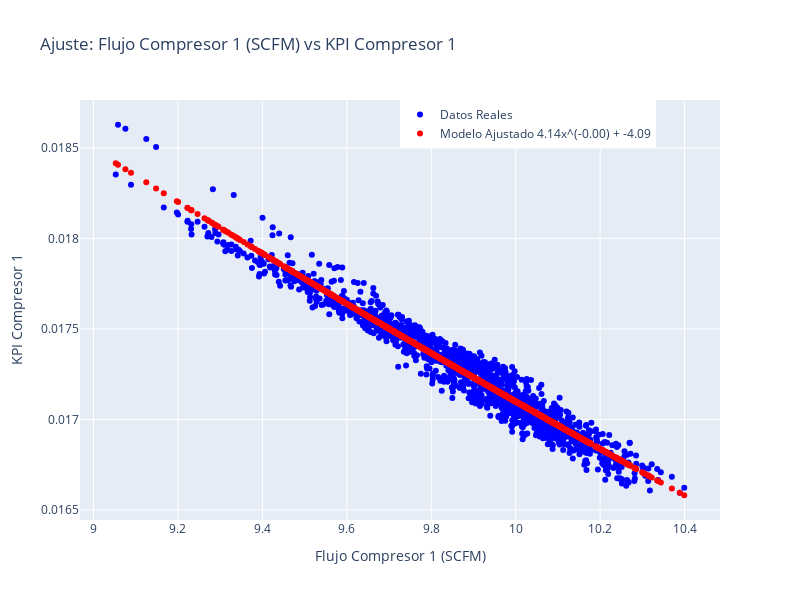
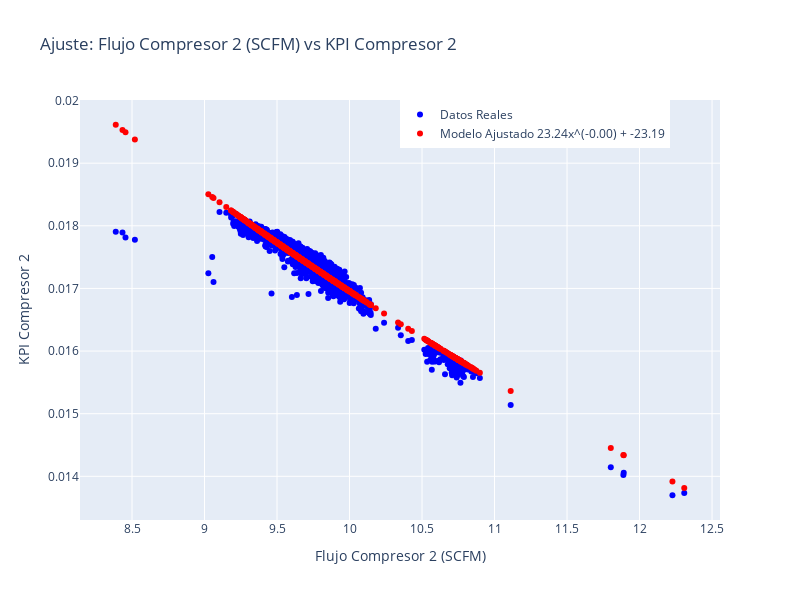

Notebook source saved alongside these figures, in order:
### Code cell
calculate_lb(compresor_1_scaled, 'Flujo Compresor 1 (SCFM)', 'KPI Compresor 1')
calculate_lb(compresor_2_scaled, 'Flujo Compresor 2 (SCFM)', 'KPI Compresor 2')

### Figure 1 — Plotly figure (JSON) as saved in the notebook; plotly's stock layout.template omitted (floating-point values rounded to 4 significant figures; data arrays with more than 128 entries replaced by an {"elided": "..."} marker saying what was removed)
{"data": [{"marker": {"color": "blue"}, "mode": "markers", "name": "Datos Reales", "type": "scatter", "x": {"elided": "1422 float values"}, "y": {"elided": "1422 float values"}}, {"marker": {"color": "red"}, "mode": "markers", "name": "Modelo Ajustado 4.14x^(-0.00) + -4.09", "type": "scatter", "x": {"elided": "1422 float values"}, "y": {"elided": "1422 float values"}}], "layout": {"height": 600, "legend": {"x": 0.5, "y": 1}, "title": {"text": "Ajuste: Flujo Compresor 1 (SCFM) vs KPI Compresor 1"}, "width": 800, "xaxis": {"title": {"text": "Flujo Compresor 1 (SCFM)"}}, "yaxis": {"title": {"text": "KPI Compresor 1"}}}}

### Figure 2 — Plotly figure (JSON) as saved in the notebook; plotly's stock layout.template omitted (floating-point values rounded to 4 significant figures; data arrays with more than 128 entries replaced by an {"elided": "..."} marker saying what was removed)
{"data": [{"marker": {"color": "blue"}, "mode": "markers", "name": "Datos Reales", "type": "scatter", "x": {"elided": "1395 float values"}, "y": {"elided": "1395 float values"}}, {"marker": {"color": "red"}, "mode": "markers", "name": "Modelo Ajustado 23.24x^(-0.00) + -23.19", "type": "scatter", "x": {"elided": "1395 float values"}, "y": {"elided": "1395 float values"}}], "layout": {"height": 600, "legend": {"x": 0.5, "y": 1}, "title": {"text": "Ajuste: Flujo Compresor 2 (SCFM) vs KPI Compresor 2"}, "width": 800, "xaxis": {"title": {"text": "Flujo Compresor 2 (SCFM)"}}, "yaxis": {"title": {"text": "KPI Compresor 2"}}}}
